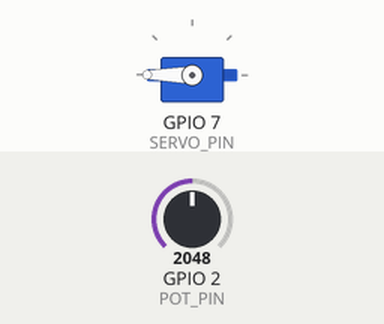
Simulated run of this sketch. Board: ESP32-C3. On the bench: servo. Inputs (shaded band) come from the test bench; at power-on: GPIO 2 (POT_PIN) = 2048.

Above: at 1.2 s.
1.3 s: GPIO 2 (POT_PIN) set to 2783
2.8 s: GPIO 2 (POT_PIN) set to 2916
At 3.2 s:
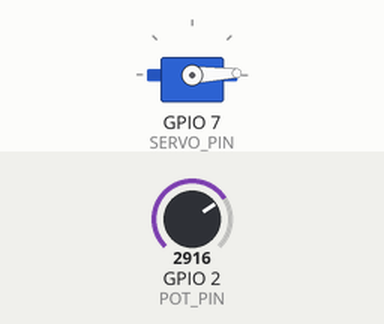
4.3 s: GPIO 2 (POT_PIN) set to 4095
At 5.4 s:
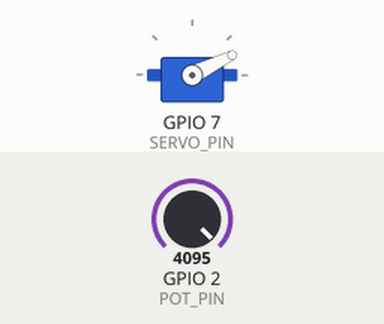
5.8 s: GPIO 2 (POT_PIN) set to 491
At 6.5 s:
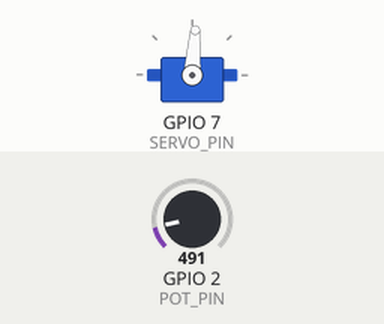
7.3 s: GPIO 2 (POT_PIN) set to 1228
At 7.6 s:
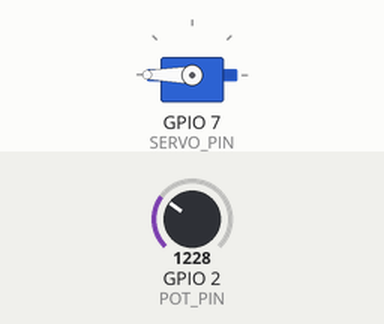
Timing chart, 0 to 9.8 s (numbered marks = the images above; inputs shaded):
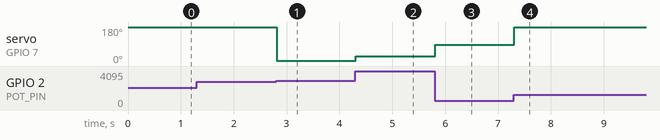

Measured:
- the behaviour switches between 2841 and 2842 on GPIO 2 (POT_PIN) (found by bisection; images 0 and 1)
- after the input at 1.3 s, every drawn part: stays the same
- after the input at 2.8 s, servo on GPIO 7 (SERVO_PIN): 180° → 2° at once
- after the input at 4.3 s, servo on GPIO 7 (SERVO_PIN): 2° → 26° at once
- after the input at 5.8 s, servo on GPIO 7 (SERVO_PIN): 26° → 86° at once
- after the input at 7.3 s, servo on GPIO 7 (SERVO_PIN): 86° → 180° at once

The sketch:

2_servoKnob.ino
```cpp
/*
  DM3014 Interactive Devices, Ashley Hi 2026
  Week 9 - Remote Interfaces
  ESP32-C3 Servo Knob
  Controls servo position using a knob.
  Additional Components: Servo Motor, Potentiometer
*/

// ====== Reference Libraries ======
#include <ESP32Servo.h>

// ====== Set Servo & Knob ======
#define SERVO_PIN 7
#define POT_PIN 2 // must be an analog pin

// ====== Create Servo Objects ======
Servo servo;

int val; // variable to read value from analog pin

void setup() {
  servo.attach(SERVO_PIN, 500, 2000); // min/max of 500us – 2000us for an accurate 0º – 180º sweep
}

void loop() {
  val = analogRead(POT_PIN); // read value of potentiometer (0 – 1023)
  val = map(val, 0, 1023, 0, 180); // scale value to use with servo (0 – 180)
  servo.write(val); // set servo position to scaled value
  delay(15); // wait 15ms for servo to reach position
}
```
